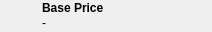
               <widget class="QWidget" name="widget_9" native="true">
                <property name="sizePolicy">
                 <sizepolicy hsizetype="Preferred" vsizetype="Preferred">
                  <horstretch>0</horstretch>
                  <verstretch>0</verstretch>
                 </sizepolicy>
                </property>
                <property name="minimumSize">
                 <size>
                  <width>0</width>
                  <height>32</height>
                 </size>
                </property>
                <property name="maximumSize">
                 <size>
                  <width>16777215</width>
                  <height>32</height>
                 </size>
                </property>
                <layout class="QHBoxLayout" name="horizontalLayout_9">
                 <property name="spacing">
                  <number>5</number>
                 </property>
                 <property name="leftMargin">
                  <number>5</number>
                 </property>
                 <property name="topMargin">
                  <number>0</number>
                 </property>
                 <property name="rightMargin">
                  <number>0</number>
                 </property>
                 <property name="bottomMargin">
                  <number>0</number>
                 </property>
                 <item>
                  <widget class="QLabel" name="priceIcon">
                   <property name="sizePolicy">
                    <sizepolicy hsizetype="Fixed" vsizetype="Fixed">
                     <horstretch>0</horstretch>
                     <verstretch>0</verstretch>
                    </sizepolicy>
                   </property>
                   <property name="minimumSize">
                    <size>
                     <width>32</width>
                     <height>32</height>
                    </size>
                   </property>
                   <property name="maximumSize">
                    <size>
                     <width>32</width>
                     <height>32</height>
                    </size>
                   </property>
                   <property name="frameShape">
                    <enum>QFrame::NoFrame</enum>
                   </property>
                   <property name="text">
                    <string/>
                   </property>
                   <property name="pixmap">
                    <pixmap resource="../../../../resources/icons_pq.qrc">:/pq/icons/pausequafe/bp/isk.png</pixmap>
                   </property>
                  </widget>
                 </item>
                 <item>
                  <layout class="QVBoxLayout" name="verticalLayout_13">
                   <property name="spacing">
                    <number>0</number>
                   </property>
                   <item>
                    <widget class="QLabel" name="label_24">
                     <property name="sizePolicy">
                      <sizepolicy hsizetype="Preferred" vsizetype="Fixed">
                       <horstretch>0</horstretch>
                       <verstretch>0</verstretch>
                      </sizepolicy>
                     </property>
                     <property name="minimumSize">
                      <size>
                       <width>170</width>
                       <height>14</height>
                      </size>
                     </property>
                     <property name="maximumSize">
                      <size>
                       <width>16777215</width>
                       <height>14</height>
                      </size>
                     </property>
                     <property name="text">
                      <string>&lt;b&gt;Base Price&lt;/b&gt;</string>
                     </property>
                     <property name="textFormat">
                      <enum>Qt::AutoText</enum>
                     </property>
                    </widget>
                   </item>
                   <item>
                    <widget class="QLabel" name="priceLabel">
                     <property name="sizePolicy">
                      <sizepolicy hsizetype="Preferred" vsizetype="Fixed">
                       <horstretch>0</horstretch>
                       <verstretch>0</verstretch>
                      </sizepolicy>
                     </property>
                     <property name="minimumSize">
                      <size>
                       <width>170</width>
                       <height>14</height>
                      </size>
                     </property>
                     <property name="maximumSize">
                      <size>
                       <width>16777215</width>
                       <height>14</height>
                      </size>
                     </property>
                     <property name="text">
                      <string>-</string>
                     </property>
                    </widget>
                   </item>
                  </layout>
                 </item>
                </layout>
               </widget>
